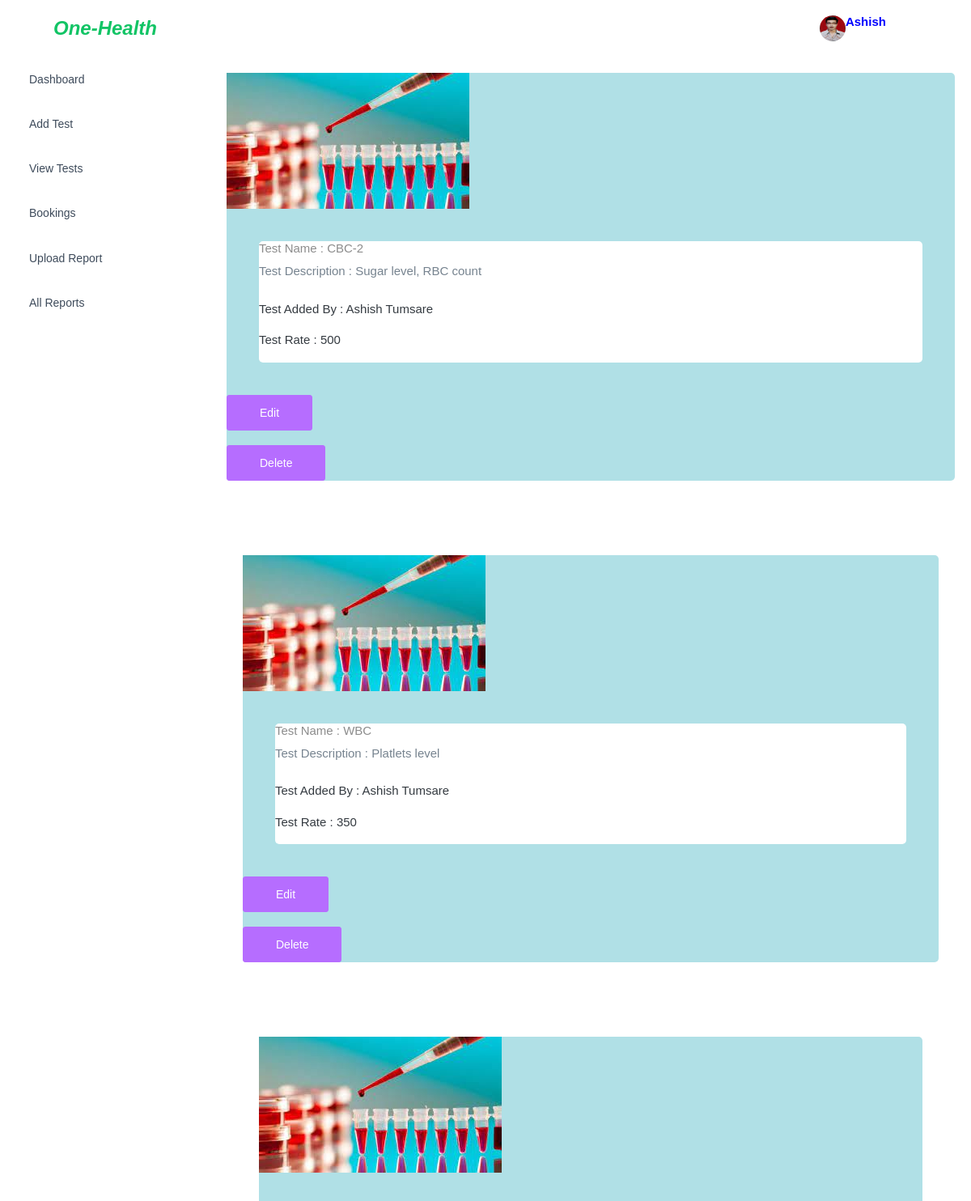
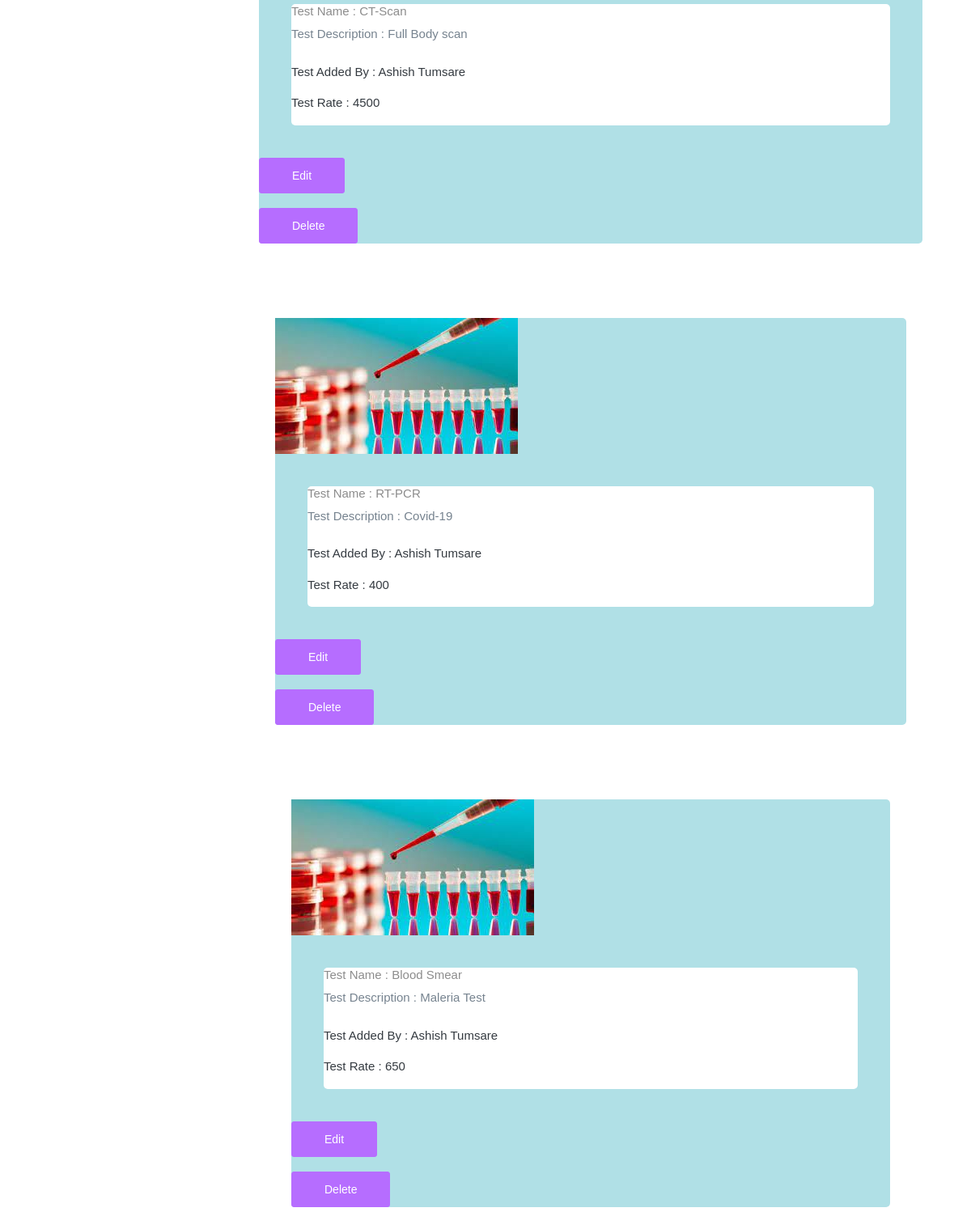
The app's page /employee/emp-view-test/ (signed in) with its own data (2 pictures, top to bottom).
### employee/models.py (models this page shows, shortened)
class Employee(models.Model):
    fname = models.CharField(max_length=10)
    lname = models.CharField(max_length=10)
    email = models.EmailField(unique= True)
    mobile = models.IntegerField()
    lab_id = 'lab202100012345A'
    password = models.CharField(max_length=10, unique=True)
    pic = models.FileField(upload_to='emp-pic',null=True,blank=True)

class Test(models.Model):
    employee = models.ForeignKey(Employee,on_delete=models.CASCADE)
    test_name = models.CharField(max_length=20)
    test_added_by = models.DateTimeField(auto_now_add=True)
    test_desc = models.TextField()
    test_rate = models.IntegerField()

### employee/views.py (the view)
# urls.py: path('emp-view-test/',views.emp_view_test,name='emp-view-test'),
def emp_view_test(request):
    uid = Employee.objects.get(email=request.session['email'])
    tests = Test.objects.all()
    return render(request,'emp-view-test.html',{'uid':uid,'tests':tests})

### employee/templates/emp-view-test.html
{% extends 'emp-header.html' %}
{% load static %}
{% block content %}
{% for test in tests %}
<div class="card-body" >
    <div class="card card-profile" style="background-color:powderblue;">
      <div class="card-avatar">
        <a href="javascript:;">
          <img class="img-circle" src="{% static 'add-test2/images/blood_test.jfif' %}" alt = 'image' />
        </a>
      </div>
      <div class="card-body">
      <div class="card card-profile">
        <h6 class="card-category text-gray">Test Name : {{test.test_name}} </h6>
        <p class="card-description">
          Test Description : {{test.test_desc}}
        </p>
        <p>Test Added By : {{test.employee.fname}} {{test.employee.lname}}</p>
		<p>Test Rate : {{test.test_rate}}</p>
      </div>
    </div>
    <a href="{% url 'emp-edit-test' test.id %}"><button class="btn btn-primary">Edit</button></a>
    <br>
    <a href="{% url 'emp-delete-test' test.id %}"><button class="btn btn-primary">Delete</button></a>
  </div>
  <br><br><br><br>
  {% endfor %}
{% endblock %}

### employee/templates/emp-header.html (shortened to what this page needs)
{% load static %}
<!DOCTYPE html>
<html lang="en">
  <head>
    <link rel="stylesheet" href="{% static 'assets/vendors/mdi/css/materialdesignicons.min.css' %}">
    <link rel="stylesheet" href="{% static 'assets/vendors/css/vendor.bundle.base.css' %}">
    <link rel="stylesheet" href="{% static 'assets/css/style.css' %}">
  </head>
  <body>
    <div class="container-scroller">
      <nav class="navbar default-layout-navbar col-lg-12 col-12 p-0 fixed-top d-flex flex-row">
        <div class="text-center navbar-brand-wrapper d-flex align-items-center justify-content-center">
          <a class="navbar-brand brand-logo" href=""><i style="color:#12c465;"><b>One-Health</b></i></a>
        </div>
        <div class="navbar-menu-wrapper d-flex align-items-stretch">
          <ul class="navbar-nav navbar-nav-right">
            <li class="nav-item nav-profile dropdown">
              <a class="nav-link dropdown-toggle" href="#" data-toggle="dropdown" aria-expanded="false">
                <div class="nav-profile-img">
                  <img src="{{uid.pic.url}}" alt="image">
                 </div>
                <div class="text">
                  <p style="color:blue;"><b>{{uid.fname}}</b></p>
                </div>
              </a>
            </li>
            <li class="nav-item nav-settings d-none d-lg-block">
              <a class="nav-link" href="#">
                <i class="mdi mdi-format-line-spacing"></i>
              </a>
            </li>
          </ul>
        </div>
      </nav>
      <div class="container-fluid page-body-wrapper">
        <nav class="sidebar sidebar-offcanvas" id="sidebar">
          <ul class="nav">
            <li class="nav-item">
              <a class="nav-link" href="{% url 'emp-dashboard' %}">
                <span class="menu-title">Dashboard</span>
                <i class="mdi mdi-home menu-icon"></i>
              </a>
            </li>
            <li class="nav-item">
              <a class="nav-link" href="{% url 'emp-add-test' %}" >
                <span class="menu-title">Add Test</span>
                <i class="menu-arrow"></i>
                <i class="mdi mdi-crosshairs-gps menu-icon"></i>
             </a>
            </li>
            <li class="nav-item">
              <a class="nav-link" href="{% url 'emp-view-test' %}">
                <span class="menu-title">View Tests</span>
                <i class="mdi mdi-contacts menu-icon"></i>
              </a>
            </li>
            <li class="nav-item">
              <a class="nav-link" href="{% url 'emp-all-bookings' %}">
                <span class="menu-title">Bookings</span>
                <i class="mdi mdi-format-list-bulleted menu-icon"></i>
              </a>
            </li>
            <li class="nav-item">
              <a class="nav-link" href="{% url 'update-report' %}">
                <span class="menu-title">Upload Report</span>
                <i class="mdi mdi-chart-bar menu-icon"></i>
              </a>
            </li>
            <li class="nav-item">
              <a class="nav-link" href="{% url 'all-reports' %}">
                <span class="menu-title">All Reports</span>
                <i class="mdi mdi-chart-bar menu-icon"></i>
              </a>
            </li>
          </ul>
        </nav>
        {% block content %}
        {% endblock %}
        </div>
      </div>
    </div>
  </body>
</html>

### records on screen
Employee: pic (picture), fname "Ashish"
Test: test_name "CBC-2", test_desc "Sugar level, RBC count", employee.fname "Ashish", employee.lname "Tumsare", test_rate "500"
Test: test_name "WBC", test_desc "Platlets level", employee.fname "Ashish", employee.lname "Tumsare", test_rate "350"
Test: test_name "CT-Scan", test_desc "Full Body scan", employee.fname "Ashish", employee.lname "Tumsare", test_rate "4500"
Test: test_name "RT-PCR", test_desc "Covid-19", employee.fname "Ashish", employee.lname "Tumsare", test_rate "400"
Test: test_name "Blood Smear", test_desc "Maleria Test", employee.fname "Ashish", employee.lname "Tumsare", test_rate "650"
